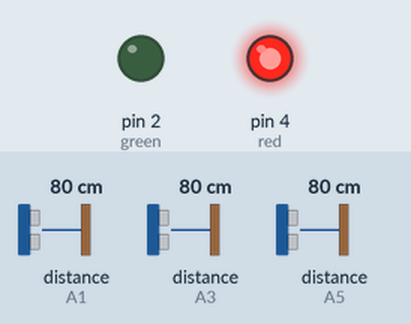
Recording of a sketch running on a simulated Arduino Uno, built with avr-gcc and run on an emulated ATmega328P. Parts: output pins drawn as LEDs (lit = HIGH). Wiring (inferred from the names in the program): 3 × ultrasonic range finder: trigger A0, echo A1 / trigger A2, echo A3 / trigger A4, echo A5. The inputs (shaded band) are chosen by the test bench; at power-on: distance to the obstacle (sensors on A5, A1, A3) 80 cm. The echo pulse lasts 58.3 µs per cm; pins used as bus, display or sensor lines are not drawn; what the sketch prints to the serial monitor is not drawn.

Above: at 1.2 s.
1.3 s: distance to the obstacle (sensor on A5) set to 54 cm
2.8 s: distance to the obstacle (sensor on A5) set to 47 cm
5.8 s: distance to the obstacle (sensor on A5) set to 60 cm
7.3 s: distance to the obstacle (sensor on A5) set to 2 cm
Timing chart, 0 to 10.3 s (numbered marks = the images above; inputs shaded):
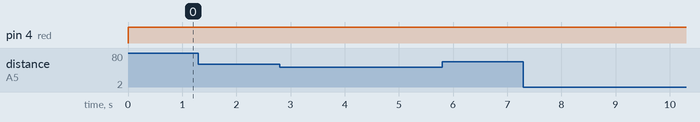

The sketch:

sketch_mar28a.ino
```cpp
#define A0 14
#define A1 15
#define A2 16
#define A3 17
#define A4 18
#define A5 19


const int analogInPin0 = A0; //odd numbers trigpin(Pin0,Pin2,Pin4)
const int analogInPin1 = A1; //even numbers echopin (Pin1,Pin3,Pin6)
const int analogInPin2 = A2;
const int analogInPin3 = A3;
const int analogInPin4 = A4;
const int analogInPin5 = A5;
// ultrasonic sensors

int green = 2;
int red = 4;
// LED pinIn

long duration;

int distance = 0;

void setup() {
  // put your setup code here, to run once:
pinMode (analogInPin0, OUTPUT);
pinMode (analogInPin1, INPUT);
pinMode (analogInPin2, OUTPUT);
pinMode (analogInPin3, INPUT);
pinMode (analogInPin4, OUTPUT);
pinMode (analogInPin5, INPUT);
pinMode (green, OUTPUT);
pinMode (red, OUTPUT);
Serial.begin(9600);
}

void loop() {
// the if statement is the sensor range limit
if ((distance < 50)&&(distance > 0))
    {
      digitalWrite(green,HIGH);
      digitalWrite(red, LOW);
    }
    else if((distance > 51)&&(distance < 150)){

      digitalWrite(green,LOW);
      digitalWrite(red, HIGH);
    }
//sensor1
delayMicroseconds(10);
// Clears the trigPin
digitalWrite(analogInPin0,LOW);
delayMicroseconds(2);
// Sets the trigPin on HIGH state for 10 micro seconds
digitalWrite(analogInPin0,HIGH);
delayMicroseconds(10);
digitalWrite(analogInPin0,LOW);
// Reads the echoPin, returns the sound wave travel time in microseconds
duration = pulseIn(analogInPin1, HIGH);
// Calculating the distance
distance= duration*0.034/2;

if ((distance < 50)&&(distance > 0))
    {
      digitalWrite(green,HIGH);
      digitalWrite(red, LOW);
    }
    else if((distance > 51)&&(distance < 150)){

      digitalWrite(green,LOW);
      digitalWrite(red, HIGH);
    }
//2nd sensor
delayMicroseconds(10);
// Clears the trigPin
digitalWrite(analogInPin2,LOW);
delayMicroseconds(2);
// Sets the trigPin on HIGH state for 10 micro seconds
digitalWrite(analogInPin2,HIGH);
delayMicroseconds(10);
digitalWrite(analogInPin2,LOW);
// Reads the echoPin, returns the sound wave travel time in microseconds
duration = pulseIn(analogInPin3, HIGH);
// Distance equation
distance= duration*0.034/2;

if ((distance < 50)&&(distance > 0))
    {
      digitalWrite(green,HIGH);
      digitalWrite(red, LOW);
    }
    else if((distance > 51)&&(distance < 150)){

      digitalWrite(green,LOW);
      digitalWrite(red, HIGH);
    }
//3rd sensor
delayMicroseconds(10);
// Clears the trigPin
digitalWrite(analogInPin4,LOW);
delayMicroseconds(2);
// Sets the trigPin on HIGH state for 10 micro seconds
digitalWrite(analogInPin4,HIGH);
delayMicroseconds(10);
digitalWrite(analogInPin4,LOW);
// Reads the echoPin, returns the sound wave travel time in microseconds
duration = pulseIn(analogInPin5, HIGH);
// Distance equation
distance= duration*0.034/2;

Serial.println(distance);            // prints the value of the sensor to the serial monitor
  delay(100);                   // wait for this much time before printing next value
}
```

Measured:
- after the input at 1.3 s, every drawn part: stays the same
